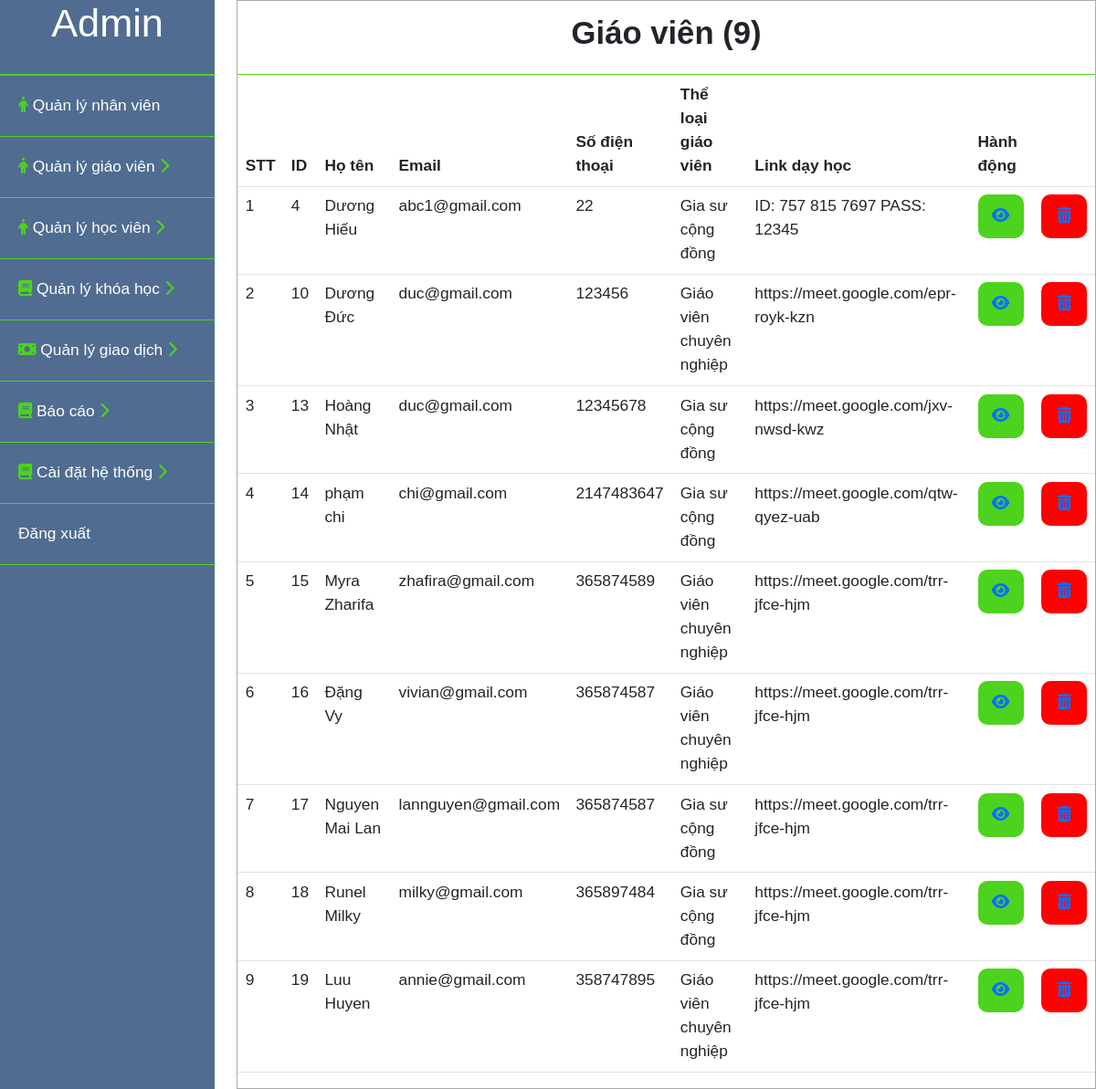
The page /admin/giaovien.php on the database its author committed.
### tables this page shows
CREATE TABLE `giaovien` (
  `id` int(11) NOT NULL,
  `hoten` varchar(100) NOT NULL,
  `email` varchar(100) NOT NULL,
  `sodienthoai` int(11) NOT NULL,
  `theloaigiaovien` int(11) NOT NULL,
  `quocgia` varchar(10) NOT NULL,
  `gioitinh` int(11) NOT NULL,
  `vitien` int(11) NOT NULL,
  `diachi` varchar(255) NOT NULL,
  `timezone` varchar(10) NOT NULL,
  `idcongcudayhoc` int(11) NOT NULL,
  `linkdayhoc` varchar(255) NOT NULL,
  `gioithieubanthan1` text NOT NULL,
  `gioithieubanthan2` text NOT NULL,
  `gioithieubanthan3` text NOT NULL,
  `imgprofile` varchar(255) NOT NULL,
  `taikhoan` int(11) NOT NULL,
  `video` varchar(100) NOT NULL,
  `idcard1` varchar(100) NOT NULL,
  `idcard2` varchar(100) NOT NULL,
  `chungchi1` varchar(100) NOT NULL,
  `chungchi2` varchar(100) NOT NULL,
  `congcu1` varchar(100) NOT NULL,
  `congcu2` varchar(100) NOT NULL,
  `congcu3` varchar(100) NOT NULL,
  `congcu4` varchar(100) NOT NULL
);

CREATE TABLE `theloaigiaovien` (
  `id` int(11) NOT NULL,
  `tentheloai` varchar(255) NOT NULL
);

### admin/giaovien.php (the view, shortened to what this page needs)
<?php
    include("../user/connect.php");
    $sql_gv = "SELECT giaovien.*, theloaigiaovien.tentheloai
                FROM giaovien,theloaigiaovien
                WHERE  giaovien.theloaigiaovien = theloaigiaovien.id;";
    $stmt_gv = $conn->prepare($sql_gv);
    $query_gv= $stmt_gv->execute();
    $result_gv = array();
    while($row_gv = $stmt_gv->fetch(PDO::FETCH_ASSOC)){
        $result_gv[] = $row_gv;
    }
    $sql_sl = "SELECT count(id) as dem FROM giaovien";
    $stmt_sl = $conn->prepare($sql_sl);
    $query_sl = $stmt_sl->execute();
    $result_sl = array();
    while($row_sl = $stmt_sl->fetch(PDO::FETCH_ASSOC)){
        $result_sl[] = $row_sl;
    }
    foreach ($result_sl as $items) {
        $slusers = $items['dem'];
    }
?>
<!DOCTYPE html>
<html lang="en">
<head>
    <link rel="stylesheet" href="css/bootstrap.min.css">
    <link rel="stylesheet" href="style/admin.css">
    <link rel="stylesheet" type="text/css" href="style/danhsach.css">
</head>
<body>
    <div id="content">
        <div id="admin__sidebar">
            <div class="admin__profile">
                <h1>Admin</h1>
            </div>
            <div class="admin__list">
                <ul>
                    <li class="admin__list--nhanvien">
                        <a href="nhanvien.php"><i class="fa-solid fa-person" style="color: #4dd31d;"></i> Quản lý nhân viên</a>
                    </li>
                    <li class="admin__list--giaovien">
                        <a href="#"  onclick="myFunction('toggle1')"><i class="fa-solid fa-person" style="color: #4dd31d;"></i> Quản lý giáo viên <i class="icondrop active fa-solid fa-chevron-right" style="color: #4dd31d;"></i><i class="icondrop fa-solid fa-chevron-down" style="color: #4dd31d;"></i></a>
                    </li>
                    <li class="admin__list--hocvien">
                        <a href="#" onclick="myFunction('toggle5')"> <i class="fa-solid fa-person" style="color: #4dd31d;"></i> Quản lý học viên <i class="icondrop active fa-solid fa-chevron-right" style="color: #4dd31d;"></i><i class="icondrop fa-solid fa-chevron-down" style="color: #4dd31d;"></i></a>
                    </li>
                    <li class="admin__list--khoahoc">
                        <a href="#" onclick="myFunction('toggle6')"> <i class="fa-sharp fa-solid fa-book" style="color: #4dd31d;"></i> Quản lý khóa học <i class="icondrop active fa-solid fa-chevron-right" style="color: #4dd31d;"></i><i class="icondrop fa-solid fa-chevron-down" style="color: #4dd31d;"></i></a>
                    </li>
                    <li class="admin__list--giaodich">
                        <a href="#" onclick="myFunction('toggle2')"><i class="fa-solid fa-money-bill" style="color: #4dd31d;"></i> Quản lý giao dịch <i class="icondrop active fa-solid fa-chevron-right" style="color: #4dd31d;"></i><i class="icondrop fa-solid fa-chevron-down" style="color: #4dd31d;"></i></a>
                    </li>
                    <li class="admin__list--baocao">
                        <a href="#" onclick="myFunction('toggle3')"> <i class="fa-sharp fa-solid fa-book" style="color: #4dd31d;"></i> Báo cáo <i class="icondrop active fa-solid fa-chevron-right" style="color: #4dd31d;"></i><i class="icondrop fa-solid fa-chevron-down" style="color: #4dd31d;"></i></a>
                    </li>
                    <li class="admin__list--hethong">
                        <a href="#" onclick="myFunction('toggle4')"> <i class="fa-sharp fa-solid fa-book" style="color: #4dd31d;"></i> Cài đặt hệ thống <i class="icondrop active fa-solid fa-chevron-right" style="color: #4dd31d;"></i><i class="icondrop fa-solid fa-chevron-down" style="color: #4dd31d;"></i></a>
                    </li>
                    <li class="admin__list--dangxuat">
                        <a href="logout.php">Đăng xuất</a>
                    </li>
                </ul>
            </div>
        </div>
         <div id="main_content">
            <div class="title">
                <h2>Giáo viên (<?php echo $slusers?>)</h2>
            </div>
            <div class="chitiet_content">
                <table class="table table-inverse">
                    <thead>
                        <tr>
                            <th>STT</th>
                            <th>ID</th>
                            <th>Họ tên</th>
                            <th>Email</th>
                            <th>Số điện thoại</th>
                            <th>Thể loại giáo viên</th>
                            <th>Link dạy học</th>
                            <th>Hành động</th>
                            <th></th>
                        </tr>
                    </thead>
                    <tbody>
                        <?php $i=1; foreach($result_gv as $items):?>
                        <tr>
                            <td><?php echo $i;?></td>
                            <td><?php echo $items['id'];?></td>
                            <td><?php echo $items['hoten'];?></td>
                            <td><?php echo $items['email'];?></td>
                            <td><?php echo $items['sodienthoai'];?></td>
                            <td><?php echo $items['tentheloai'];?></td>
                            <td><?php echo $items['linkdayhoc'];?></td>
                            <td><a class="btn-thongtinchitiet" href="giaovien_chitiet.php?idpdgv=<?php echo $items['id']?>"><i class="fa-solid fa-eye"></i></a></td>
                            <td><a class="btn-xoa" href="giaovien_xoa.php?idpdgv=<?php echo $items['id']?>&&taikhoan=<?php echo $items['taikhoan']?>"><i class="fa-solid fa-trash-can"></i></a></td>
                        </tr>
                        <?php $i++; endforeach?>
                    </tbody>
                </table>
            </div>
         </div>
    </div>
</body>
</html>

### admin/style/admin.css (style rules this page uses)
* { font-family: Verdana, Geneva, Tahoma, sans-serif; margin: 0; padding:0; box-sizing: border-box; font-size: 13pt; }
#admin__sidebar { width: 25%; background-color: #506c91; color: #ffffff; }
#admin__sidebar .admin__profile { text-align: center; padding-bottom: 20px; border-bottom: 2px solid #4dd31d; }
#admin__sidebar .admin__list li { list-style: none;; }
#admin__sidebar .admin__list a { text-decoration: none; color: #ffffff; }
.admin__list ul { padding: 0; }
.admin__list li { padding: 20px; border-bottom: 1px solid #4dd31d; }
.icondrop { display: none; }
.icondrop.active { display: inline-block; }
.btn-thongtinchitiet { display: inline-block; background-color: #4dd31d; text-decoration: none; width: 50px; height: 48px; line-height: 48px; font-size: 16px; border-radius: 10px; text-align: center; }
.btn-xoa { display: inline-block; background-color: red; text-decoration: none; min-width:50px; height: 48px; line-height: 48px; font-size: 16px; border-radius: 10px; text-align: center; }

### admin/style/danhsach.css (style rules this page uses)
#content { display: flex; }
#main_content { margin-left: 2%; width: 100%; max-width: 1150px; border: 1px solid #aaaaaa; height: auto; }
#main_content .title { border-bottom: 1px solid #4dd31d; text-align: center; padding: 15px ; }
#main_content .title h2 { font-weight: bold; }

### rows shown on the page
giaovien: id "4", hoten "Dương Hiếu", email "abc1@gmail.com", sodienthoai "22", theloaigiaovien.tentheloai "Gia sư cộng đồng", linkdayhoc "ID: 757 815 7697 PASS: 12345"
giaovien: id "10", hoten "Dương Đức", email "duc@gmail.com", sodienthoai "123456", theloaigiaovien.tentheloai "Giáo viên chuyên nghiệp", linkdayhoc "https://meet.google.com/epr-royk-kzn"
giaovien: id "13", hoten "Hoàng Nhật", email "duc@gmail.com", sodienthoai "12345678", theloaigiaovien.tentheloai "Gia sư cộng đồng", linkdayhoc "https://meet.google.com/jxv-nwsd-kwz"
giaovien: id "14", hoten "phạm chi", email "chi@gmail.com", sodienthoai "2147483647", theloaigiaovien.tentheloai "Gia sư cộng đồng", linkdayhoc "https://meet.google.com/qtw-qyez-uab"
giaovien: id "15", hoten "Myra Zharifa", email "zhafira@gmail.com", sodienthoai "365874589", theloaigiaovien.tentheloai "Giáo viên chuyên nghiệp", linkdayhoc "https://meet.google.com/trr-jfce-hjm"
giaovien: id "16", hoten "Đặng Vy", email "vivian@gmail.com", sodienthoai "365874587", theloaigiaovien.tentheloai "Giáo viên chuyên nghiệp", linkdayhoc "https://meet.google.com/trr-jfce-hjm"
giaovien: id "17", hoten "Nguyen Mai Lan", email "lannguyen@gmail.com", sodienthoai "365874587", theloaigiaovien.tentheloai "Gia sư cộng đồng", linkdayhoc "https://meet.google.com/trr-jfce-hjm"
giaovien: id "18", hoten "Runel Milky", email "milky@gmail.com", sodienthoai "365897484", theloaigiaovien.tentheloai "Gia sư cộng đồng", linkdayhoc "https://meet.google.com/trr-jfce-hjm"
giaovien: id "19", hoten "Luu Huyen", email "annie@gmail.com", sodienthoai "358747895", theloaigiaovien.tentheloai "Giáo viên chuyên nghiệp", linkdayhoc "https://meet.google.com/trr-jfce-hjm"

### other values the page prints
$slusers "9"
